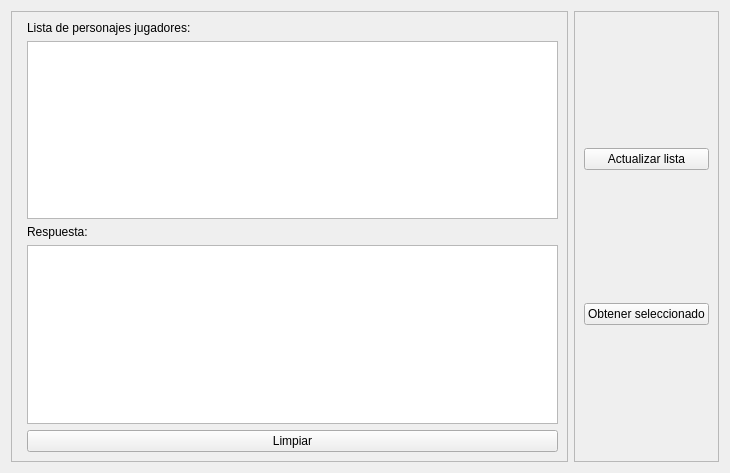
<?xml version="1.0" encoding="UTF-8"?>
<ui version="4.0">
 <class>TabPjs</class>
 <widget class="QWidget" name="TabPjs">
  <property name="geometry">
   <rect>
    <x>0</x>
    <y>0</y>
    <width>730</width>
    <height>473</height>
   </rect>
  </property>
  <property name="windowTitle">
   <string>Form</string>
  </property>
  <layout class="QHBoxLayout" name="horizontalLayout">
   <item>
    <widget class="QFrame" name="frame">
     <property name="frameShape">
      <enum>QFrame::StyledPanel</enum>
     </property>
     <property name="frameShadow">
      <enum>QFrame::Raised</enum>
     </property>
     <layout class="QFormLayout" name="formLayout_2">
      <property name="fieldGrowthPolicy">
       <enum>QFormLayout::AllNonFixedFieldsGrow</enum>
      </property>
      <item row="0" column="1">
       <widget class="QLabel" name="label">
        <property name="text">
         <string>Lista de personajes jugadores:</string>
        </property>
       </widget>
      </item>
      <item row="1" column="1">
       <widget class="QListView" name="listaPersonajes">
        <property name="editTriggers">
         <set>QAbstractItemView::NoEditTriggers</set>
        </property>
       </widget>
      </item>
      <item row="2" column="1">
       <widget class="QLabel" name="label_2">
        <property name="text">
         <string>Respuesta:</string>
        </property>
       </widget>
      </item>
      <item row="3" column="1">
       <widget class="QTextEdit" name="cajaRespuestas">
        <property name="readOnly">
         <bool>true</bool>
        </property>
       </widget>
      </item>
      <item row="5" column="1">
       <widget class="QPushButton" name="botonLimpiar">
        <property name="text">
         <string>Limpiar</string>
        </property>
       </widget>
      </item>
     </layout>
    </widget>
   </item>
   <item>
    <widget class="QFrame" name="frame_2">
     <property name="frameShape">
      <enum>QFrame::StyledPanel</enum>
     </property>
     <property name="frameShadow">
      <enum>QFrame::Raised</enum>
     </property>
     <layout class="QVBoxLayout" name="verticalLayout_2">
      <item>
       <widget class="QPushButton" name="botonObtener">
        <property name="text">
         <string>Actualizar lista</string>
        </property>
       </widget>
      </item>
      <item>
       <widget class="QPushButton" name="botonObtenerSeleccionado">
        <property name="text">
         <string>Obtener seleccionado</string>
        </property>
       </widget>
      </item>
     </layout>
    </widget>
   </item>
  </layout>
 </widget>
 <resources/>
 <connections>
  <connection>
   <sender>botonLimpiar</sender>
   <signal>clicked()</signal>
   <receiver>cajaRespuestas</receiver>
   <slot>clear()</slot>
   <hints>
    <hint type="sourcelabel">
     <x>207</x>
     <y>471</y>
    </hint>
    <hint type="destinationlabel">
     <x>247</x>
     <y>358</y>
    </hint>
   </hints>
  </connection>
 </connections>
</ui>
